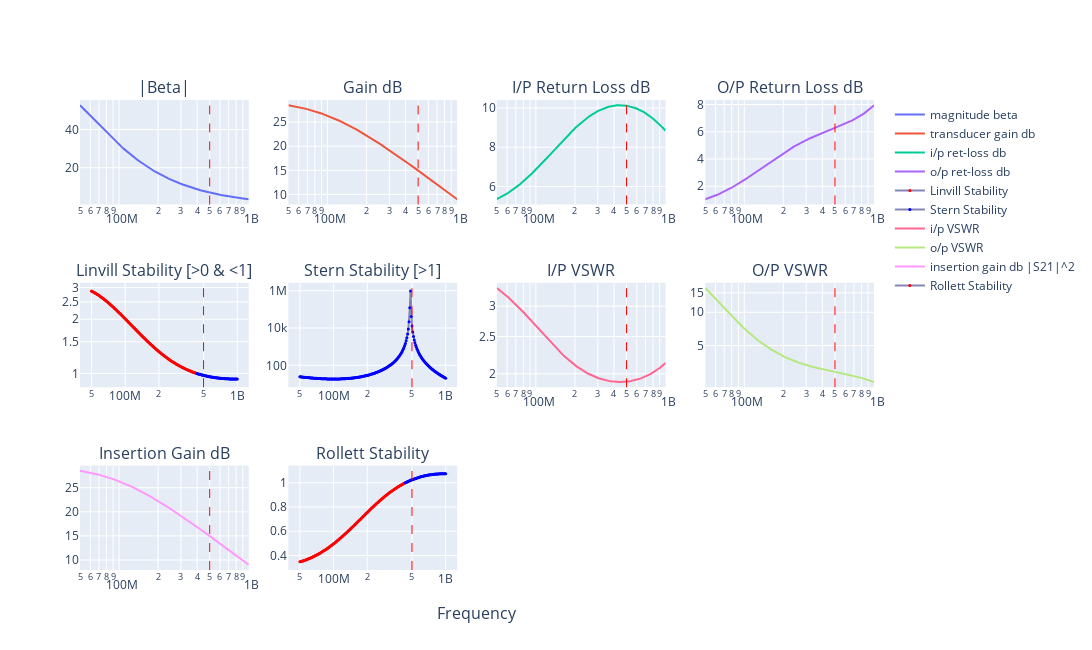

The notebook cell saved with this chart:
### Markdown cell above
# 2SC2498 - Feedback Amplifier

> Refs:
> * file:///home/bev/Documents/Radio/DataSheets/BJTs/2SC2498.pdf  (Toshiba)

### Code cell
import sys

sys.path.append("../../../lib")
from feedback import complex_fba

%matplotlib inline
%config InlineBackend.figure_format = 'svg'

# 2SC2498 - file:///home/bev/Documents/Radio/DataSheets/BJTs/2SC2498.pdf
eL = 1.75
eC = 0.2
n = complex_fba(
    title="2SC2498 Bias:${Ie_mA}mA, F:${F_mhz}MHz",
    F_mhz=500,  # 25,
    FT_mhz=3500,
    B0=80,
    Ie_mA=10,
    Rbp=1.0,
    Re=0,
    extLe_nH=eL,
    extLb_nH=eL,
    extLc_nH=eL,
    extCin_pF=eC,
    extCout_pF=eC,
    extCrev_pF=eC,
    Ccb_pF=0.95,
    Cce_pF=0.2,
    Cf_pF=100000,
    Lf_nH=0,
    Rf=51000,
    ZS_real=50,
    ZS_imag=0,
    ZL_real=50,
    ZL_imag=0,
    N=1,
    from_mhz=50,
    to_mhz=1000,
)

n.write_touchstone(
    "2SC2498_CE_Ie10mA_nbgen",
    dir="/home/bev/Documents/Radio/QUCS-S/Studies/0010_S_Touchtone_lib",
)

### Figure 1 — Plotly figure (JSON) as saved in the notebook; plotly's stock layout.template omitted (floating-point values rounded to 4 significant figures; data arrays with more than 128 entries replaced by an {"elided": "..."} marker saying what was removed)
{"data": [{"name": "magnitude beta", "type": "scatter", "x": {"elided": "200 float values"}, "xaxis": "x", "y": {"elided": "200 float values"}, "yaxis": "y"}, {"name": "transducer gain db", "type": "scatter", "x": {"elided": "200 float values"}, "xaxis": "x2", "y": {"elided": "200 float values"}, "yaxis": "y2"}, {"name": "i/p ret-loss db", "type": "scatter", "x": {"elided": "200 float values"}, "xaxis": "x3", "y": {"elided": "200 float values"}, "yaxis": "y3"}, {"name": "o/p ret-loss db", "type": "scatter", "x": {"elided": "200 float values"}, "xaxis": "x4", "y": {"elided": "200 float values"}, "yaxis": "y4"}, {"line": {"color": "#8585b5"}, "marker": {"color": {"elided": "200 str values"}, "size": 3}, "mode": "markers+lines", "name": "Linvill Stability", "type": "scatter", "x": {"elided": "200 float values"}, "xaxis": "x5", "y": {"elided": "200 float values"}, "yaxis": "y5"}, {"line": {"color": "#8585b5"}, "marker": {"color": {"elided": "200 str values"}, "size": 3}, "mode": "markers+lines", "name": "Stern Stability", "type": "scatter", "x": {"elided": "200 float values"}, "xaxis": "x6", "y": {"elided": "200 float values"}, "yaxis": "y6"}, {"name": "i/p VSWR", "type": "scatter", "x": {"elided": "200 float values"}, "xaxis": "x7", "y": {"elided": "200 float values"}, "yaxis": "y7"}, {"name": "o/p VSWR", "type": "scatter", "x": {"elided": "200 float values"}, "xaxis": "x8", "y": {"elided": "200 float values"}, "yaxis": "y8"}, {"name": "insertion gain db |S21|^2", "type": "scatter", "x": {"elided": "200 float values"}, "xaxis": "x9", "y": {"elided": "200 float values"}, "yaxis": "y9"}, {"line": {"color": "#8585b5"}, "marker": {"color": {"elided": "200 str values"}, "size": 3}, "mode": "markers+lines", "name": "Rollett Stability", "type": "scatter", "x": {"elided": "200 float values"}, "xaxis": "x10", "y": {"elided": "200 float values"}, "yaxis": "y10"}], "layout": {"annotations": [{"font": {"size": 16}, "showarrow": false, "text": "|Beta|", "x": 0.1062, "xanchor": "center", "xref": "paper", "y": 1, "yanchor": "bottom", "yref": "paper"}, {"font": {"size": 16}, "showarrow": false, "text": "Gain dB", "x": 0.3688, "xanchor": "center", "xref": "paper", "y": 1, "yanchor": "bottom", "yref": "paper"}, {"font": {"size": 16}, "showarrow": false, "text": "I/P Return Loss dB", "x": 0.6313, "xanchor": "center", "xref": "paper", "y": 1, "yanchor": "bottom", "yref": "paper"}, {"font": {"size": 16}, "showarrow": false, "text": "O/P Return Loss dB", "x": 0.8938, "xanchor": "center", "xref": "paper", "y": 1, "yanchor": "bottom", "yref": "paper"}, {"font": {"size": 16}, "showarrow": false, "text": "Linvill Stability [>0 & <1]", "x": 0.1062, "xanchor": "center", "xref": "paper", "y": 0.6111, "yanchor": "bottom", "yref": "paper"}, {"font": {"size": 16}, "showarrow": false, "text": "Stern Stability [>1]", "x": 0.3688, "xanchor": "center", "xref": "paper", "y": 0.6111, "yanchor": "bottom", "yref": "paper"}, {"font": {"size": 16}, "showarrow": false, "text": "I/P VSWR", "x": 0.6313, "xanchor": "center", "xref": "paper", "y": 0.6111, "yanchor": "bottom", "yref": "paper"}, {"font": {"size": 16}, "showarrow": false, "text": "O/P VSWR", "x": 0.8938, "xanchor": "center", "xref": "paper", "y": 0.6111, "yanchor": "bottom", "yref": "paper"}, {"font": {"size": 16}, "showarrow": false, "text": "Insertion Gain dB", "x": 0.1062, "xanchor": "center", "xref": "paper", "y": 0.2222, "yanchor": "bottom", "yref": "paper"}, {"font": {"size": 16}, "showarrow": false, "text": "Rollett Stability", "x": 0.3688, "xanchor": "center", "xref": "paper", "y": 0.2222, "yanchor": "bottom", "yref": "paper"}, {"font": {"size": 16}, "showarrow": false, "text": "Frequency", "x": 0.5, "xanchor": "center", "xref": "paper", "y": 0, "yanchor": "top", "yref": "paper", "yshift": -30}], "height": 650, "shapes": [{"line": {"color": "red", "dash": "dash", "width": 1}, "type": "line", "x0": 500000000, "x1": 500000000, "xref": "x", "y0": 0, "y1": 1, "yref": "y domain"}, {"line": {"color": "red", "dash": "dash", "width": 1}, "type": "line", "x0": 500000000, "x1": 500000000, "xref": "x2", "y0": 0, "y1": 1, "yref": "y2 domain"}, {"line": {"color": "red", "dash": "dash", "width": 1}, "type": "line", "x0": 500000000, "x1": 500000000, "xref": "x3", "y0": 0, "y1": 1, "yref": "y3 domain"}, {"line": {"color": "red", "dash": "dash", "width": 1}, "type": "line", "x0": 500000000, "x1": 500000000, "xref": "x4", "y0": 0, "y1": 1, "yref": "y4 domain"}, {"line": {"color": "red", "dash": "dash", "width": 1}, "type": "line", "x0": 500000000, "x1": 500000000, "xref": "x5", "y0": 0, "y1": 1, "yref": "y5 domain"}, {"line": {"color": "red", "dash": "dash", "width": 1}, "type": "line", "x0": 500000000, "x1": 500000000, "xref": "x6", "y0": 0, "y1": 1, "yref": "y6 domain"}, {"line": {"color": "red", "dash": "dash", "width": 1}, "type": "line", "x0": 500000000, "x1": 500000000, "xref": "x7", "y0": 0, "y1": 1, "yref": "y7 domain"}, {"line": {"color": "red", "dash": "dash", "width": 1}, "type": "line", "x0": 500000000, "x1": 500000000, "xref": "x8", "y0": 0, "y1": 1, "yref": "y8 domain"}, {"line": {"color": "red", "dash": "dash", "width": 1}, "type": "line", "x0": 500000000, "x1": 500000000, "xref": "x9", "y0": 0, "y1": 1, "yref": "y9 domain"}, {"line": {"color": "red", "dash": "dash", "width": 1}, "type": "line", "x0": 500000000, "x1": 500000000, "xref": "x10", "y0": 0, "y1": 1, "yref": "y10 domain"}], "width": 1400, "xaxis": {"anchor": "y", "autorange": true, "domain": [0, 0.2125], "range": [7.699, 9.0], "type": "log"}, "xaxis10": {"anchor": "y10", "autorange": true, "domain": [0.2625, 0.475], "range": [7.605, 9.094], "type": "log"}, "xaxis11": {"anchor": "y11", "domain": [0.525, 0.7375], "type": "log"}, "xaxis12": {"anchor": "y12", "domain": [0.7875, 1], "type": "log"}, "xaxis2": {"anchor": "y2", "autorange": true, "domain": [0.2625, 0.475], "range": [7.699, 9.0], "type": "log"}, "xaxis3": {"anchor": "y3", "autorange": true, "domain": [0.525, 0.7375], "range": [7.699, 9.0], "type": "log"}, "xaxis4": {"anchor": "y4", "autorange": true, "domain": [0.7875, 1], "range": [7.699, 9.0], "type": "log"}, "xaxis5": {"anchor": "y5", "autorange": true, "domain": [0, 0.2125], "range": [7.605, 9.094], "type": "log"}, "xaxis6": {"anchor": "y6", "autorange": true, "domain": [0.2625, 0.475], "range": [7.605, 9.094], "type": "log"}, "xaxis7": {"anchor": "y7", "autorange": true, "domain": [0.525, 0.7375], "range": [7.699, 9.0], "type": "log"}, "xaxis8": {"anchor": "y8", "autorange": true, "domain": [0.7875, 1], "range": [7.699, 9.0], "type": "log"}, "xaxis9": {"anchor": "y9", "autorange": true, "domain": [0, 0.2125], "range": [7.699, 9.0], "type": "log"}, "yaxis": {"anchor": "x", "autorange": true, "domain": [0.7778, 1], "range": [0.7642, 55.41], "type": "linear"}, "yaxis10": {"anchor": "x10", "autorange": true, "domain": [0, 0.2222], "range": [0.2803, 1.142], "type": "linear"}, "yaxis11": {"anchor": "x11", "domain": [0, 0.2222]}, "yaxis12": {"anchor": "x12", "domain": [0, 0.2222]}, "yaxis2": {"anchor": "x2", "autorange": true, "domain": [0.7778, 1], "range": [7.921, 29.59], "type": "linear"}, "yaxis3": {"anchor": "x3", "autorange": true, "domain": [0.7778, 1], "range": [5.091, 10.4], "type": "linear"}, "yaxis4": {"anchor": "x4", "autorange": true, "domain": [0.7778, 1], "range": [0.6648, 8.331], "type": "linear"}, "yaxis5": {"anchor": "x5", "autorange": true, "domain": [0.3889, 0.6111], "range": [-0.07689, 0.5039], "type": "log"}, "yaxis6": {"anchor": "x6", "autorange": true, "domain": [0.3889, 0.6111], "range": [0.8291, 6.422], "type": "log"}, "yaxis7": {"anchor": "x7", "autorange": true, "domain": [0.3889, 0.6111], "range": [0.266, 0.538], "type": "log"}, "yaxis8": {"anchor": "x8", "autorange": true, "domain": [0.3889, 0.6111], "range": [0.3212, 1.267], "type": "log"}, "yaxis9": {"anchor": "x9", "autorange": true, "domain": [0, 0.2222], "range": [7.921, 29.59], "type": "linear"}}}
